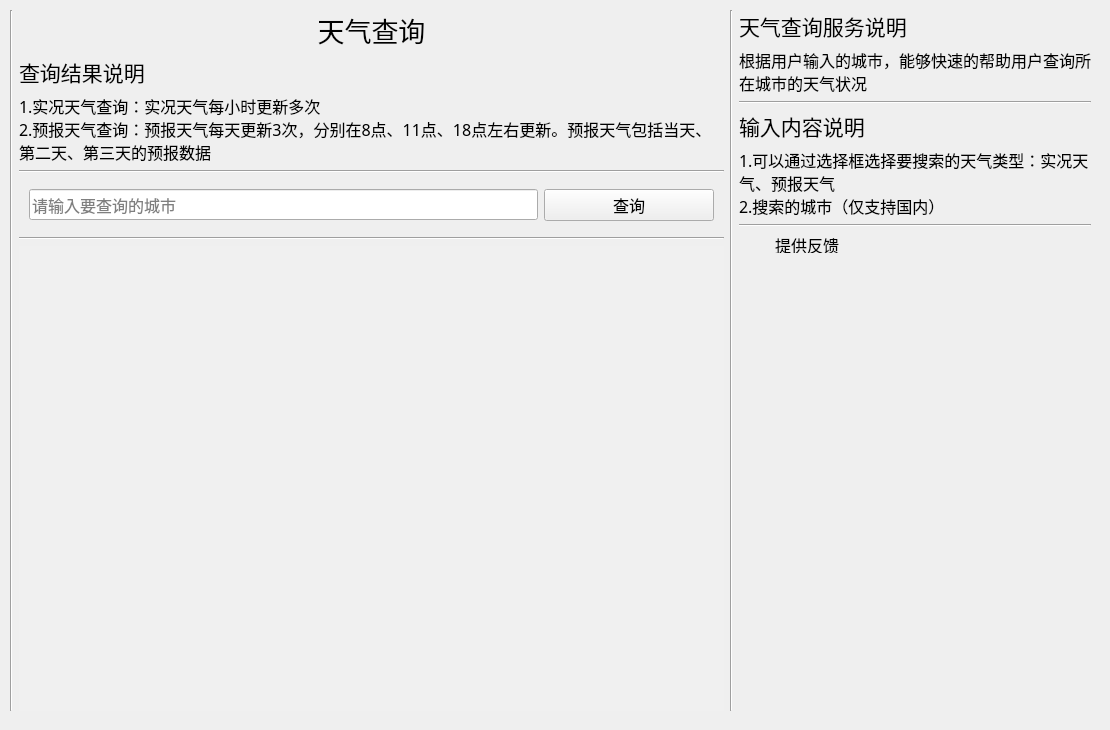
    <widget class="QWidget" name="weatherInformationPage">
     <widget class="QWidget" name="horizontalLayoutWidget_11">
      <property name="geometry">
       <rect>
        <x>0</x>
        <y>0</y>
        <width>1101</width>
        <height>721</height>
       </rect>
      </property>
      <layout class="QHBoxLayout" name="weatherHorziontal1" stretch="0,2,0,1">
       <property name="leftMargin">
        <number>10</number>
       </property>
       <property name="topMargin">
        <number>10</number>
       </property>
       <property name="rightMargin">
        <number>10</number>
       </property>
       <property name="bottomMargin">
        <number>10</number>
       </property>
       <item>
        <widget class="Line" name="weatherLine6">
         <property name="orientation">
          <enum>Qt::Vertical</enum>
         </property>
        </widget>
       </item>
       <item>
        <layout class="QVBoxLayout" name="weatherVertical1">
         <item>
          <widget class="QLabel" name="weatherLabel">
           <property name="font">
            <font>
             <family>微软雅黑</family>
             <pointsize>20</pointsize>
            </font>
           </property>
           <property name="text">
            <string>天气查询</string>
           </property>
           <property name="alignment">
            <set>Qt::AlignCenter</set>
           </property>
           <property name="margin">
            <number>10</number>
           </property>
          </widget>
         </item>
         <item>
          <widget class="QLabel" name="weatherSearchResultContextLabel">
           <property name="font">
            <font>
             <family>微软雅黑 Light</family>
             <pointsize>16</pointsize>
            </font>
           </property>
           <property name="text">
            <string>查询结果说明</string>
           </property>
           <property name="margin">
            <number>10</number>
           </property>
          </widget>
         </item>
         <item>
          <widget class="QLabel" name="weatherSearchInformationLabel">
           <property name="font">
            <font>
             <family>微软雅黑 Light</family>
             <pointsize>12</pointsize>
            </font>
           </property>
           <property name="text">
            <string>1.实况天气查询：实况天气每小时更新多次
2.预报天气查询：预报天气每天更新3次，分别在8点、11点、18点左右更新。预报天气包括当天、第二天、第三天的预报数据</string>
           </property>
           <property name="wordWrap">
            <bool>true</bool>
           </property>
           <property name="margin">
            <number>10</number>
           </property>
          </widget>
         </item>
         <item>
          <widget class="Line" name="weatherLine1">
           <property name="orientation">
            <enum>Qt::Horizontal</enum>
           </property>
          </widget>
         </item>
         <item>
          <layout class="QHBoxLayout" name="weatherHorizontal3" stretch="3,1">
           <property name="leftMargin">
            <number>10</number>
           </property>
           <property name="topMargin">
            <number>10</number>
           </property>
           <property name="rightMargin">
            <number>10</number>
           </property>
           <property name="bottomMargin">
            <number>10</number>
           </property>
           <item>
            <widget class="QLineEdit" name="weatherSearchLineEdit">
             <property name="font">
              <font>
               <family>微软雅黑 Light</family>
               <pointsize>12</pointsize>
              </font>
             </property>
             <property name="placeholderText">
              <string>请输入要查询的城市</string>
             </property>
            </widget>
           </item>
           <item>
            <widget class="QPushButton" name="weatherSearchButton">
             <property name="font">
              <font>
               <family>微软雅黑 Light</family>
               <pointsize>12</pointsize>
              </font>
             </property>
             <property name="text">
              <string>查询</string>
             </property>
            </widget>
           </item>
          </layout>
         </item>
         <item>
          <widget class="Line" name="weatherLine2">
           <property name="orientation">
            <enum>Qt::Horizontal</enum>
           </property>
          </widget>
         </item>
         <item>
          <widget class="QTextEdit" name="weatherResultTextEdit">
           <property name="font">
            <font>
             <family>微软雅黑 Light</family>
             <pointsize>12</pointsize>
            </font>
           </property>
           <property name="styleSheet">
            <string notr="true">QTextEdit{
    color: Black;
    background: #F0F0F0;
    NoFrame;
}</string>
           </property>
           <property name="frameShape">
            <enum>QFrame::NoFrame</enum>
           </property>
          </widget>
         </item>
        </layout>
       </item>
       <item>
        <widget class="Line" name="weatherLine5">
         <property name="orientation">
          <enum>Qt::Vertical</enum>
         </property>
        </widget>
       </item>
       <item>
        <layout class="QVBoxLayout" name="weatherVertical2">
         <item>
          <widget class="QLabel" name="weatherInformationLabel">
           <property name="font">
            <font>
             <family>微软雅黑 Light</family>
             <pointsize>16</pointsize>
            </font>
           </property>
           <property name="text">
            <string>天气查询服务说明</string>
           </property>
           <property name="margin">
            <number>10</number>
           </property>
          </widget>
         </item>
         <item>
          <widget class="QLabel" name="weatherDetailInformationLabel">
           <property name="font">
            <font>
             <family>微软雅黑 Light</family>
             <pointsize>12</pointsize>
            </font>
           </property>
           <property name="text">
            <string>根据用户输入的城市，能够快速的帮助用户查询所在城市的天气状况</string>
           </property>
           <property name="wordWrap">
            <bool>true</bool>
           </property>
           <property name="margin">
            <number>10</number>
           </property>
          </widget>
         </item>
         <item>
          <widget class="Line" name="weatherLine3">
           <property name="orientation">
            <enum>Qt::Horizontal</enum>
           </property>
          </widget>
         </item>
         <item>
          <widget class="QLabel" name="weatherInputContextLabel">
           <property name="font">
            <font>
             <family>微软雅黑 Light</family>
             <pointsize>16</pointsize>
            </font>
           </property>
           <property name="text">
            <string>输入内容说明</string>
           </property>
           <property name="margin">
            <number>10</number>
           </property>
          </widget>
         </item>
         <item>
          <widget class="QLabel" name="weatherInputInformationLabel">
           <property name="font">
            <font>
             <family>微软雅黑 Light</family>
             <pointsize>12</pointsize>
            </font>
           </property>
           <property name="text">
            <string>1.可以通过选择框选择要搜索的天气类型：实况天气、预报天气
2.搜索的城市（仅支持国内）</string>
           </property>
           <property name="wordWrap">
            <bool>true</bool>
           </property>
           <property name="margin">
            <number>10</number>
           </property>
          </widget>
         </item>
         <item>
          <widget class="Line" name="weatherLine4">
           <property name="orientation">
            <enum>Qt::Horizontal</enum>
           </property>
          </widget>
         </item>
         <item>
          <layout class="QHBoxLayout" name="weatherHorizontal4">
           <property name="leftMargin">
            <number>10</number>
           </property>
           <item>
            <widget class="QLabel" name="weatherFeedBackPhotoLabel">
             <property name="maximumSize">
              <size>
               <width>20</width>
               <height>20</height>
              </size>
             </property>
             <property name="text">
              <string/>
             </property>
            </widget>
           </item>
           <item>
            <widget class="QLabel" name="weatherFeedBackLabel">
             <property name="maximumSize">
              <size>
               <width>16777215</width>
               <height>20</height>
              </size>
             </property>
             <property name="font">
              <font>
               <family>微软雅黑 Light</family>
               <pointsize>12</pointsize>
              </font>
             </property>
             <property name="text">
              <string>&lt;html&gt;&lt;head/&gt;&lt;body&gt;&lt;p&gt;&lt;a href=&quot;https://github.com/&quot;&gt;&lt;span style=&quot; color:#000000;&quot;&gt;提供反馈&lt;/span&gt;&lt;/a&gt;&lt;/p&gt;&lt;/body&gt;&lt;/html&gt;</string>
             </property>
             <property name="margin">
              <number>0</number>
             </property>
             <property name="openExternalLinks">
              <bool>true</bool>
             </property>
            </widget>
           </item>
          </layout>
         </item>
         <item>
          <spacer name="weatherSpacer2">
           <property name="orientation">
            <enum>Qt::Vertical</enum>
           </property>
           <property name="sizeHint" stdset="0">
            <size>
             <width>20</width>
             <height>40</height>
            </size>
           </property>
          </spacer>
         </item>
        </layout>
       </item>
      </layout>
     </widget>
    </widget>
